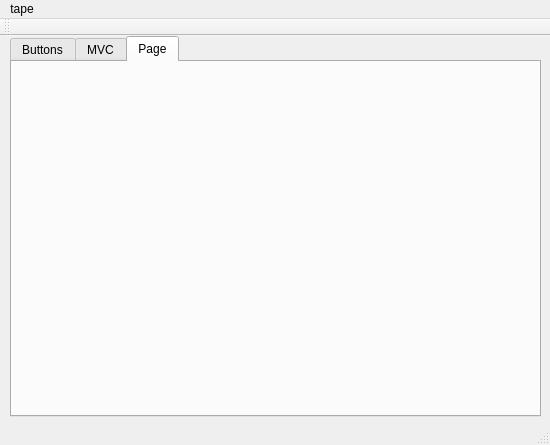
<?xml version="1.0" encoding="UTF-8"?>
<ui version="4.0">
 <class>MainWindow</class>
 <widget class="QMainWindow" name="MainWindow">
  <property name="geometry">
   <rect>
    <x>0</x>
    <y>0</y>
    <width>550</width>
    <height>445</height>
   </rect>
  </property>
  <property name="windowTitle">
   <string>MainWindow</string>
  </property>
  <property name="autoFillBackground">
   <bool>false</bool>
  </property>
  <widget class="QWidget" name="centralWidget">
   <widget class="QTabWidget" name="tabWidget">
    <property name="geometry">
     <rect>
      <x>10</x>
      <y>0</y>
      <width>531</width>
      <height>381</height>
     </rect>
    </property>
    <property name="sizePolicy">
     <sizepolicy hsizetype="Expanding" vsizetype="Expanding">
      <horstretch>0</horstretch>
      <verstretch>0</verstretch>
     </sizepolicy>
    </property>
    <property name="currentIndex">
     <number>2</number>
    </property>
    <widget class="QWidget" name="tab">
     <attribute name="title">
      <string>Buttons</string>
     </attribute>
     <widget class="QWidget" name="gridLayoutWidget">
      <property name="geometry">
       <rect>
        <x>0</x>
        <y>10</y>
        <width>521</width>
        <height>341</height>
       </rect>
      </property>
      <layout class="QGridLayout" name="gridLayout">
       <item row="0" column="0">
        <widget class="QPushButton" name="pushButton">
         <property name="text">
          <string>PushButton</string>
         </property>
        </widget>
       </item>
       <item row="3" column="0">
        <widget class="QDialogButtonBox" name="buttonBox">
         <property name="standardButtons">
          <set>QDialogButtonBox::Cancel|QDialogButtonBox::Ok</set>
         </property>
        </widget>
       </item>
       <item row="0" column="1">
        <widget class="QToolButton" name="toolButton">
         <property name="text">
          <string>...</string>
         </property>
        </widget>
       </item>
       <item row="1" column="0">
        <widget class="QGroupBox" name="groupBox">
         <property name="title">
          <string>GroupBox</string>
         </property>
         <widget class="QRadioButton" name="radioButton_2">
          <property name="geometry">
           <rect>
            <x>0</x>
            <y>40</y>
            <width>425</width>
            <height>21</height>
           </rect>
          </property>
          <property name="acceptDrops">
           <bool>true</bool>
          </property>
          <property name="text">
           <string>RadioButton1</string>
          </property>
         </widget>
         <widget class="QRadioButton" name="radioButton">
          <property name="geometry">
           <rect>
            <x>110</x>
            <y>40</y>
            <width>425</width>
            <height>21</height>
           </rect>
          </property>
          <property name="text">
           <string>RadioButton2</string>
          </property>
         </widget>
        </widget>
       </item>
      </layout>
     </widget>
    </widget>
    <widget class="QWidget" name="">
     <attribute name="title">
      <string>MVC</string>
     </attribute>
    </widget>
    <widget class="QWidget" name="tab_2">
     <attribute name="title">
      <string>Page</string>
     </attribute>
    </widget>
   </widget>
  </widget>
  <widget class="QMenuBar" name="menuBar">
   <property name="geometry">
    <rect>
     <x>0</x>
     <y>0</y>
     <width>550</width>
     <height>22</height>
    </rect>
   </property>
   <widget class="QMenu" name="menuTape">
    <property name="title">
     <string>tape</string>
    </property>
    <addaction name="separator"/>
    <addaction name="separator"/>
    <addaction name="separator"/>
   </widget>
   <addaction name="menuTape"/>
  </widget>
  <widget class="QToolBar" name="mainToolBar">
   <attribute name="toolBarArea">
    <enum>TopToolBarArea</enum>
   </attribute>
   <attribute name="toolBarBreak">
    <bool>true</bool>
   </attribute>
  </widget>
  <widget class="QStatusBar" name="statusBar"/>
 </widget>
 <layoutdefault spacing="6" margin="11"/>
 <resources/>
 <connections/>
</ui>
